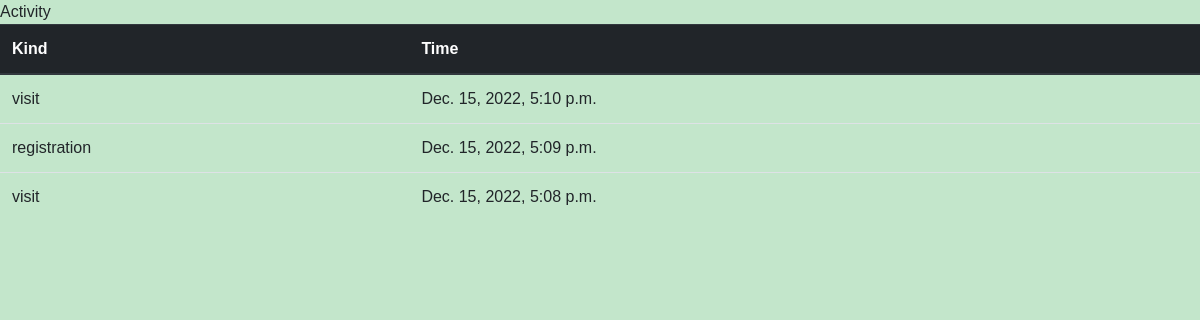
The app's page /home/activity, older data.
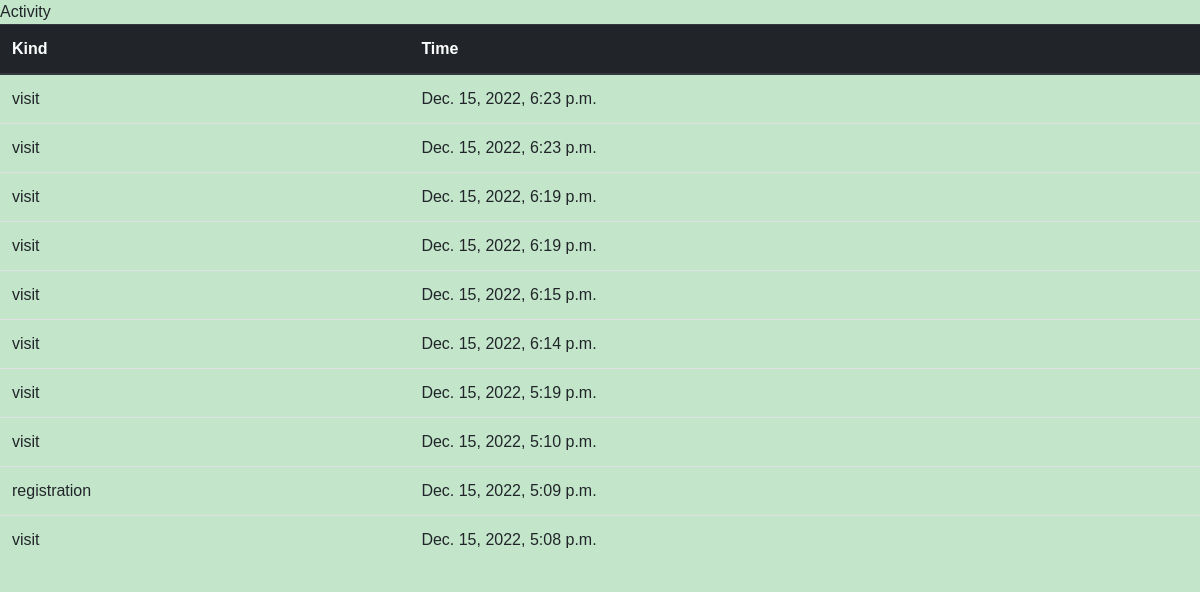
The same page, newer data.
### exam/models.py (models this page shows)
class Activity(models.Model):
    kind = models.CharField(max_length = 50)
    time = models.DateTimeField(auto_now_add=True)

### exam/views.py (the view)
# urls.py: path("activity", ActivityView.as_view(), name="activity")
class ActivityView(View):
    template_name = "activity.html"
    def get(self, request, *args, **kwargs):
        activities = Activity.objects.all()[::-1]
        context = {"activities" : activities}
        return render(request, self.template_name, context)

### exam/templates/activity.html
{% extends "base.html" %}
{% block content %}
Activity
<table class="table">
    <thead class="thead-dark">
      <tr>
        {% load static %}
        <th scope="col">Kind</th>
        <th scope="col">Time</th>
      </tr>
    </thead>
    <tbody id="tbody">
        {% for activity in activities %}
        <tr>
            <td>{{activity.kind}}</td>
            <td>{{activity.time}}</td>
        </tr>
        {% endfor %}
    </tbody>
  </table>
{% endblock %}

### exam/templates/base.html (shortened to what this page needs)
{% load static %}
<!DOCTYPE html>
<html lang="en">
<head>
    <link rel="stylesheet" href="https://cdn.jsdelivr.net/npm/bootstrap@4.0.0/dist/css/bootstrap.min.css">
    <link rel="stylesheet" type="text/css" href="{% static 'css/general.css' %}"/>
</head>
<body>
    {% block content %}{% endblock %}
</body>
</html>

### static/css/general.css (style rules this page uses)
body { font-family: Arial; background-color: rgb(195, 230, 203); }

Row changes from the older to the newer data that the page shows:
added Activity: kind "visit", time "Dec. 15, 2022, 6:23 p.m."
added Activity: kind "visit", time "Dec. 15, 2022, 6:23 p.m."
added Activity: kind "visit", time "Dec. 15, 2022, 6:19 p.m."
added Activity: kind "visit", time "Dec. 15, 2022, 6:19 p.m."
added Activity: kind "visit", time "Dec. 15, 2022, 6:15 p.m."
added Activity: kind "visit", time "Dec. 15, 2022, 6:14 p.m."
added Activity: kind "visit", time "Dec. 15, 2022, 5:19 p.m."
